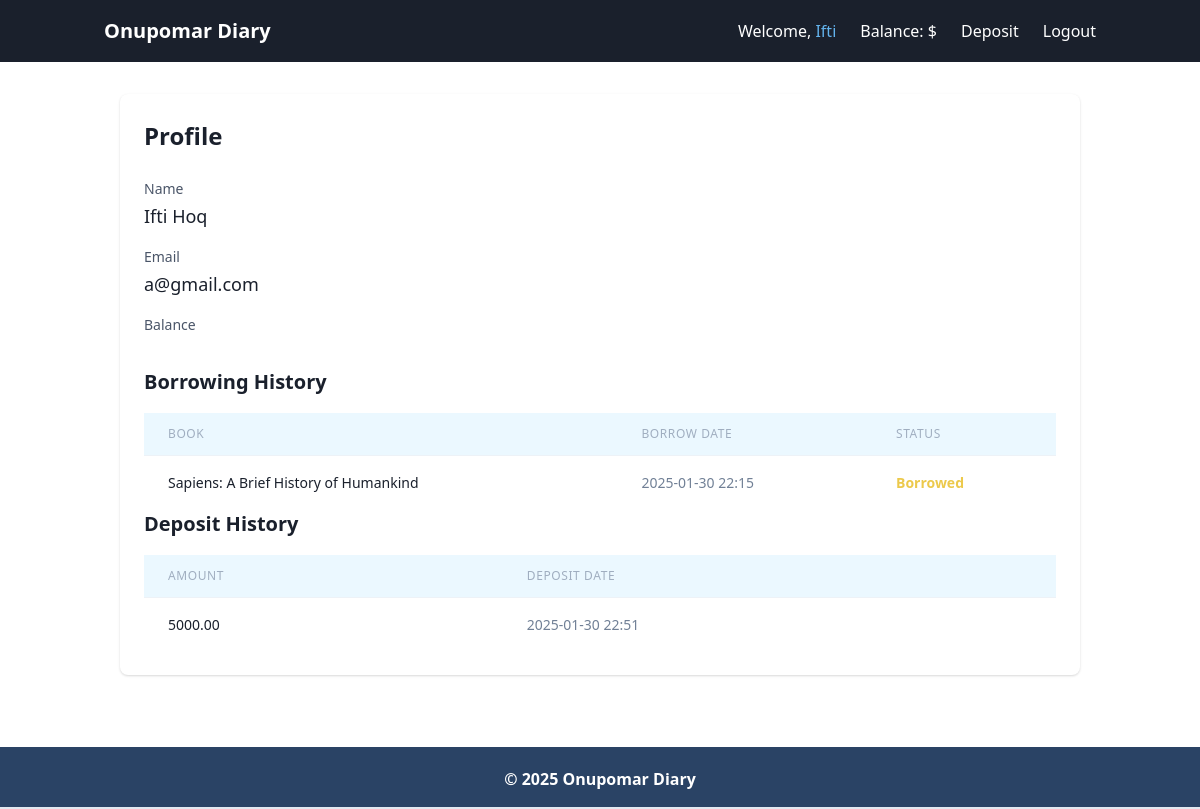
/accounts/profile/ (signed in), run on the app's committed database.
### accounts/models.py (models this page shows, shortened)
class Borrow(models.Model):
    user = models.ForeignKey(User, on_delete=models.CASCADE, related_name="borrowed_books")
    book = models.ForeignKey(Book, on_delete=models.CASCADE, related_name="borrowers")
    borrowed_at = models.DateTimeField(auto_now_add=True)
    returned = models.BooleanField(default=False)

class Deposit(models.Model):
    user = models.ForeignKey(User, on_delete=models.CASCADE, related_name="Deposited")
    amount = models.DecimalField(default=0, max_digits=12, decimal_places=2)
    dep_date = models.DateTimeField(auto_now_add=True)

### book/models.py (models this page shows, shortened)
class Book(models.Model):
    title = models.CharField(max_length=255)
    author =  models.CharField(max_length=255, default="No author")
    description = models.TextField()
    image = models.ImageField(upload_to='book_images/', blank=True, null=True)
    borrowing_price = models.DecimalField(max_digits=6, decimal_places=2)
    genre = models.ManyToManyField(Category, related_name='books')

### accounts/views.py (the view)
# urls.py: path('profile/', Profile, name='profile' ),
def Profile(request):
    borrows = Borrow.objects.filter(user=request.user.id)
    deposits = Deposit.objects.filter(user=request.user.id)
    return render(request, 'profile.html', {'borrows': borrows, 'deposits': deposits})

### accounts/templates/profile.html (shortened to what this page needs)
{% extends 'base.html' %}
{% load static %}
{% block head_title %}Onupomar Diary{% endblock %} {% block content %}
    <main class="max-w-7xl mx-auto px-4 sm:px-6 lg:px-8 py-8">
      <div class="bg-white shadow rounded-lg">
        <div class="px-4 py-5 sm:p-6">
          <h2 class="text-2xl font-bold text-gray-900 mb-6">Profile</h2>
          <div class="space-y-4 mb-8">
            <div>
              <label class="block text-sm font-medium text-gray-700">Name</label>
              <p id="userName" class="mt-1 text-lg text-gray-900">{{user.first_name}} {{user.last_name}}</p>
            </div>
            <div>
              <label class="block text-sm font-medium text-gray-700">Email</label>
              <p id="userEmail" class="mt-1 text-lg text-gray-900">{{user.email}}</p>
            </div>
            <div>
              <label class="block text-sm font-medium text-gray-700">Balance</label>
            </div>
          </div>
          <h3 class="text-xl font-semibold text-gray-900 mb-4">Borrowing History</h3>
          <div class="overflow-x-auto">
            <table class="min-w-full divide-y divide-gray-200 bg-white rounded-lg shadow-md">
              <thead class="bg-blue-100">
                <tr>
                  <th class="px-6 py-3 text-left text-xs font-medium text-gray-500 uppercase tracking-wider">Book</th>
                  <th class="px-6 py-3 text-left text-xs font-medium text-gray-500 uppercase tracking-wider">Borrow Date</th>
                  <th class="px-6 py-3 text-left text-xs font-medium text-gray-500 uppercase tracking-wider">Status</th>
                </tr>
              </thead>
              <tbody id="borrowingHistory" class="bg-white divide-y divide-gray-200">
                {% for borrow in borrows %}
                  <tr class="hover:bg-gray-50">
                    <td class="px-6 py-4 whitespace-nowrap text-sm font-medium text-gray-900">{{ borrow.book.title }}</td>
                    <td class="px-6 py-4 whitespace-nowrap text-sm text-gray-600">{{ borrow.borrowed_at|date:"Y-m-d H:i" }}          </td>
                    <td class="px-6 py-4 whitespace-nowrap text-sm text-gray-500">
                      {% if borrow.returned == True %}
                        <span class="text-green-500 font-semibold">Returned</span>
                      {% else %}
                        <span class="text-yellow-500 font-semibold">Borrowed</span>
                      {% endif %}
                    </td>
                  </tr>
                {% endfor %}
              </tbody>
            </table>
          </div>
          <h3 class="text-xl font-semibold text-gray-900 mb-4">Deposit History</h3>
          <div class="overflow-x-auto">
            <table class="min-w-full divide-y divide-gray-200 bg-white rounded-lg shadow-md">
              <thead class="bg-blue-100">
                <tr>
                  <th class="px-6 py-3 text-left text-xs font-medium text-gray-500 uppercase tracking-wider">Amount</th>
                  <th class="px-6 py-3 text-left text-xs font-medium text-gray-500 uppercase tracking-wider">Deposit Date</th>
                </tr>
              </thead>
              <tbody id="borrowingHistory" class="bg-white divide-y divide-gray-200">
                {% for deposit in deposits %}
                  <tr class="hover:bg-gray-50">
                    <td class="px-6 py-4 whitespace-nowrap text-sm font-medium text-gray-900">{{ deposit.amount }}</td>
                    <td class="px-6 py-4 whitespace-nowrap text-sm text-gray-600">{{ deposit.dep_date|date:"Y-m-d H:i" }}          </td>
                  </tr>
                {% endfor %}
              </tbody>
            </table>
          </div>
        </div>
      </div>
    </main>
    {% endblock %}

### core/templates/navbar.html (shortened to what this page needs)
<nav class="bg-gray-900 text-white">
    <div class="container mx-auto px-4 flex items-center justify-between py-4">
        <a class="text-xl font-bold" href="{% url 'home' %}">Onupomar Diary</a>
        <div class="hidden lg:flex space-x-6 items-center" id="navbarNav">
            {% if request.user.is_authenticated %}
                <span class="text-white">Welcome,
                    <a href="{% url 'profile' %}" class="text-blue-400 hover:underline">{{ user.first_name }}</a>
                </span>
                <span class="text-white">Balance: ${{request.user.account.balance}}
                </span>
                <a class="hover:text-gray-400" href="{% url 'deposit' %}">Deposit</a>
                <a class="hover:text-gray-400" href="{% url 'logout' %}">Logout</a>
            {% else %}
                <span>Welcome, Guest!</span>
                <a class="hover:text-gray-400" href="{% url 'login' %}">Login</a>
                <a class="hover:text-gray-400" href="{% url 'register' %}">Signup</a>
            {% endif %}
        </div>
    </div>
</nav>

### core/templates/base.html (style rules this page uses)
body { display: flex; flex-direction: column; min-height: 100vh; }

### data on the page
Borrow: book "Sapiens: A Brief History of Humankind", borrowed_at "2025-01-30 22:15", returned "Borrowed"
Deposit: amount "5000.00", dep_date "2025-01-30 22:51"

### other printed values
{{ user.first_name }} "Ifti"
{{ user.last_name }} "Hoq"
{{ user.email }} "a@gmail.com"
